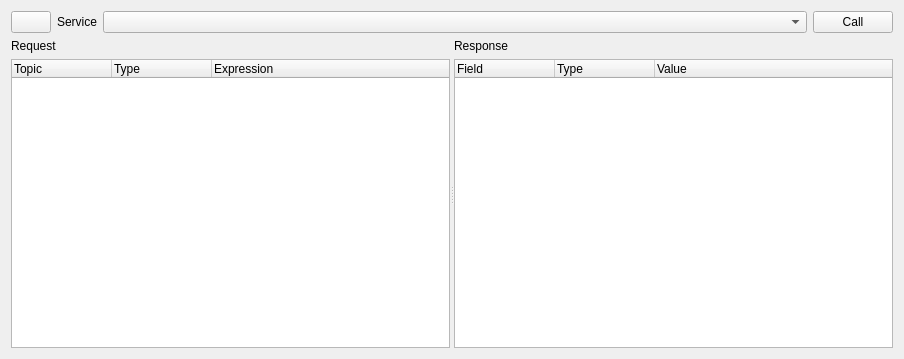
<?xml version="1.0" encoding="UTF-8"?>
<ui version="4.0">
 <class>ServiceCallerWidget</class>
 <widget class="QWidget" name="ServiceCallerWidget">
  <property name="geometry">
   <rect>
    <x>0</x>
    <y>0</y>
    <width>904</width>
    <height>359</height>
   </rect>
  </property>
  <property name="windowTitle">
   <string>ServiceCaller</string>
  </property>
  <layout class="QVBoxLayout" name="verticalLayout_3" stretch="0,1">
   <item>
    <layout class="QHBoxLayout" name="horizontalLayout">
     <item>
      <widget class="QPushButton" name="refresh_services_button">
       <property name="toolTip">
        <string>Refresh service list</string>
       </property>
       <property name="text">
        <string/>
       </property>
       <property name="iconSize">
        <size>
         <width>16</width>
         <height>16</height>
        </size>
       </property>
      </widget>
     </item>
     <item>
      <widget class="QLabel" name="label">
       <property name="sizePolicy">
        <sizepolicy hsizetype="Preferred" vsizetype="Preferred">
         <horstretch>0</horstretch>
         <verstretch>0</verstretch>
        </sizepolicy>
       </property>
       <property name="text">
        <string>Service</string>
       </property>
      </widget>
     </item>
     <item>
      <widget class="ExtendedComboBox" name="service_combo_box">
       <property name="sizePolicy">
        <sizepolicy hsizetype="Expanding" vsizetype="Fixed">
         <horstretch>0</horstretch>
         <verstretch>0</verstretch>
        </sizepolicy>
       </property>
       <property name="editable">
        <bool>false</bool>
       </property>
      </widget>
     </item>
     <item>
      <widget class="QPushButton" name="call_service_button">
       <property name="toolTip">
        <string>Call selected service</string>
       </property>
       <property name="text">
        <string>Call</string>
       </property>
       <property name="iconSize">
        <size>
         <width>16</width>
         <height>16</height>
        </size>
       </property>
      </widget>
     </item>
    </layout>
   </item>
   <item>
    <widget class="QSplitter" name="splitter">
     <property name="orientation">
      <enum>Qt::Horizontal</enum>
     </property>
     <widget class="QWidget" name="layoutWidget">
      <layout class="QVBoxLayout" name="verticalLayout_2">
       <item>
        <widget class="QLabel" name="label_2">
         <property name="text">
          <string>Request</string>
         </property>
        </widget>
       </item>
       <item>
        <widget class="QTreeWidget" name="request_tree_widget">
         <property name="contextMenuPolicy">
          <enum>Qt::CustomContextMenu</enum>
         </property>
         <property name="toolTip">
          <string>Right click on item for more options.</string>
         </property>
         <property name="dragEnabled">
          <bool>true</bool>
         </property>
         <property name="dragDropMode">
          <enum>QAbstractItemView::DragOnly</enum>
         </property>
         <property name="selectionMode">
          <enum>QAbstractItemView::ExtendedSelection</enum>
         </property>
         <column>
          <property name="text">
           <string>Topic</string>
          </property>
         </column>
         <column>
          <property name="text">
           <string>Type</string>
          </property>
         </column>
         <column>
          <property name="text">
           <string>Expression</string>
          </property>
         </column>
        </widget>
       </item>
      </layout>
     </widget>
     <widget class="QWidget" name="layoutWidget">
      <layout class="QVBoxLayout" name="verticalLayout">
       <item>
        <widget class="QLabel" name="label_3">
         <property name="text">
          <string>Response</string>
         </property>
        </widget>
       </item>
       <item>
        <widget class="QTreeWidget" name="response_tree_widget">
         <property name="contextMenuPolicy">
          <enum>Qt::CustomContextMenu</enum>
         </property>
         <property name="toolTip">
          <string>Right click on item for more options.</string>
         </property>
         <property name="dragEnabled">
          <bool>true</bool>
         </property>
         <property name="dragDropMode">
          <enum>QAbstractItemView::DragOnly</enum>
         </property>
         <property name="selectionMode">
          <enum>QAbstractItemView::ExtendedSelection</enum>
         </property>
         <column>
          <property name="text">
           <string>Field</string>
          </property>
         </column>
         <column>
          <property name="text">
           <string>Type</string>
          </property>
         </column>
         <column>
          <property name="text">
           <string>Value</string>
          </property>
         </column>
        </widget>
       </item>
      </layout>
     </widget>
    </widget>
   </item>
  </layout>
 </widget>
 <customwidgets>
  <customwidget>
   <class>ExtendedComboBox</class>
   <extends>QComboBox</extends>
   <header>rqt_py_common.extended_combo_box</header>
  </customwidget>
 </customwidgets>
 <resources/>
 <connections/>
</ui>
